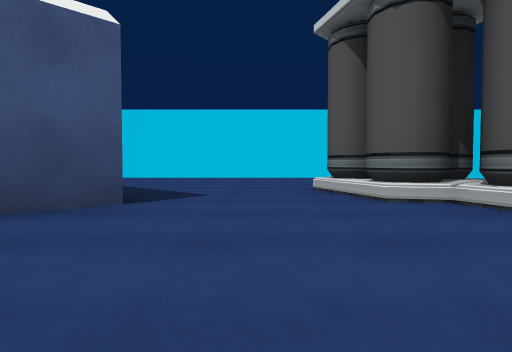
View 1 (above)

22 first-person views from a walk through a scene from a Unity 3-D project. The camera is 0.6 m above the floor, tilts 2° down and sees 75° across. The floor is counted in squares, 2 m on a side. Each view is taken from the middle of a square. On the plan, view 1 faces up. The plan holds only what a view shows up to about 9 squares ahead; the rest is blank.

View 2
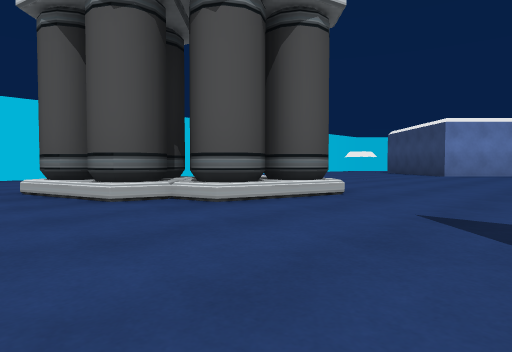

View 3
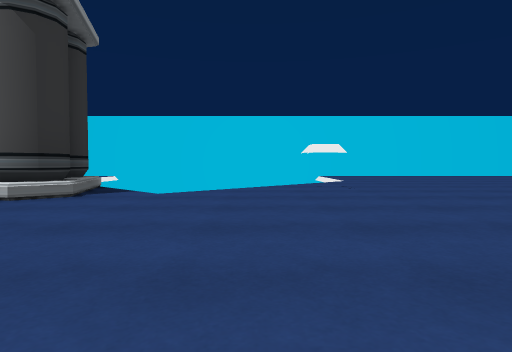

View 4
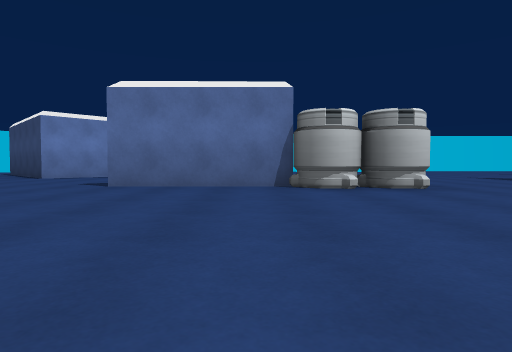

View 5
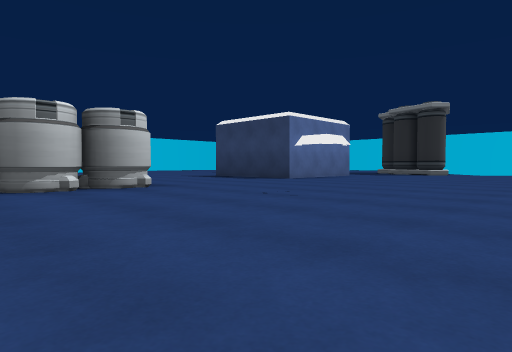

View 6
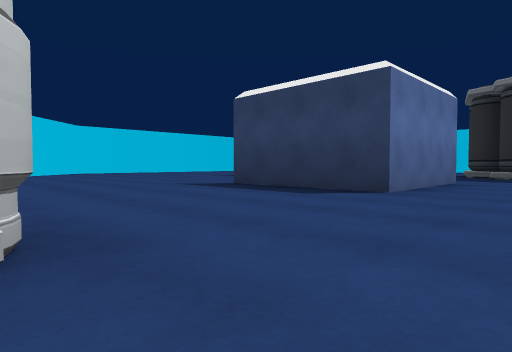

View 7
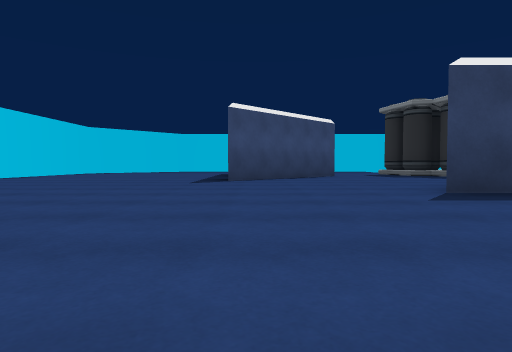

View 8
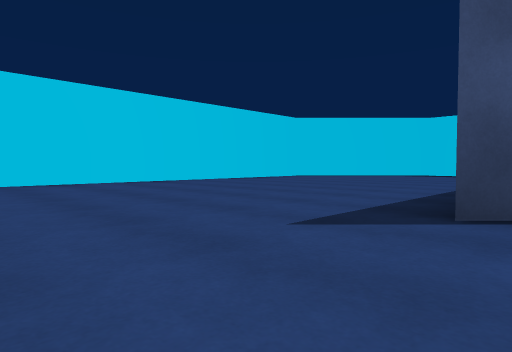

View 9
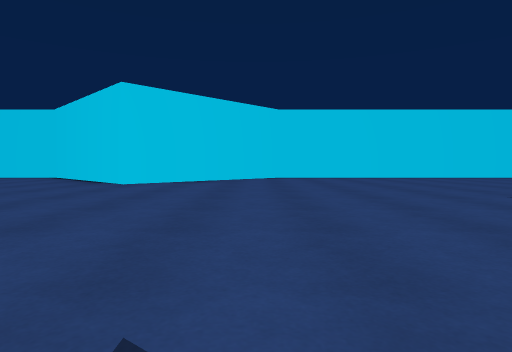

View 10
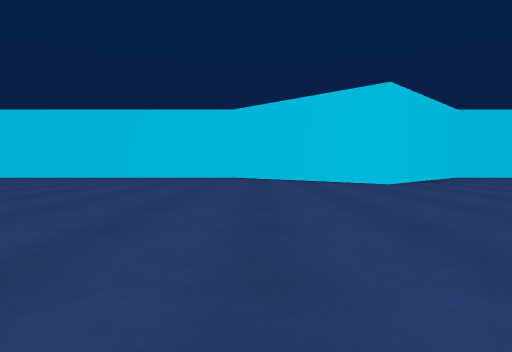

View 11
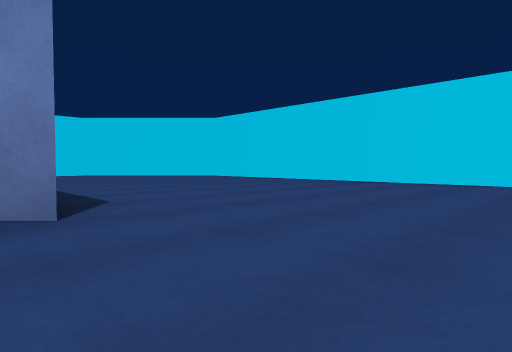

View 12
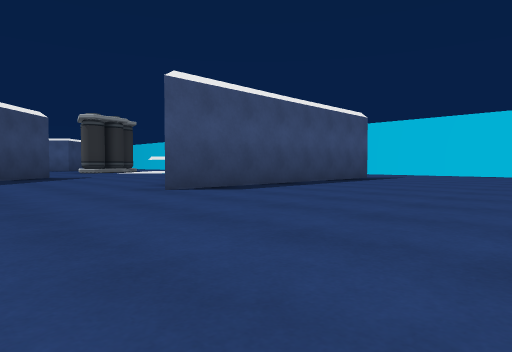

View 13
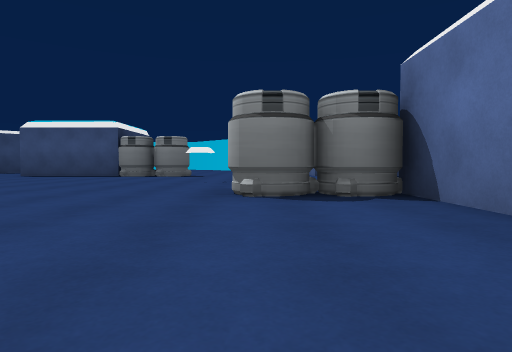

View 14
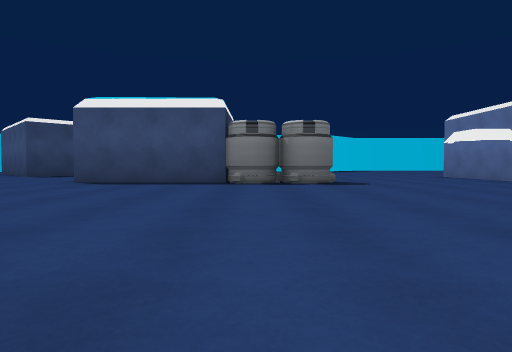

View 15
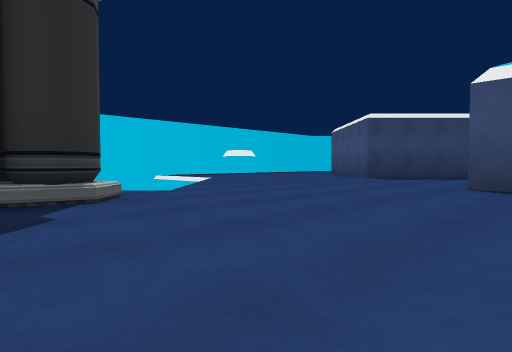

View 16
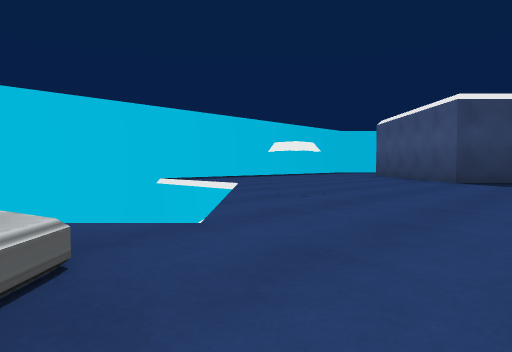

View 17
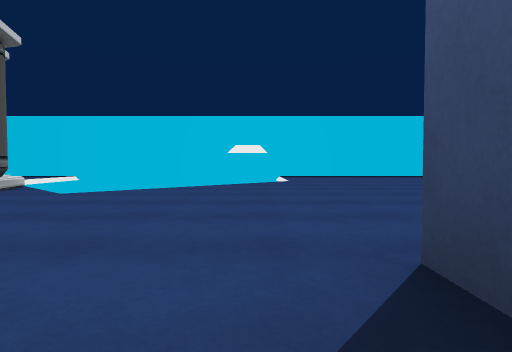

View 18
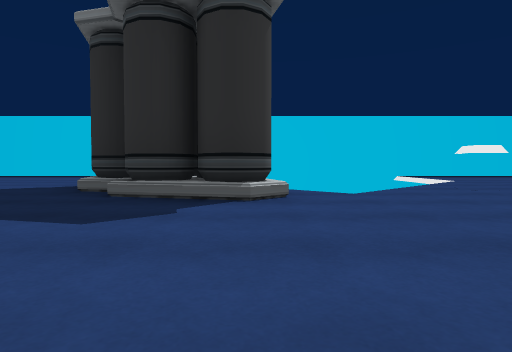

View 19
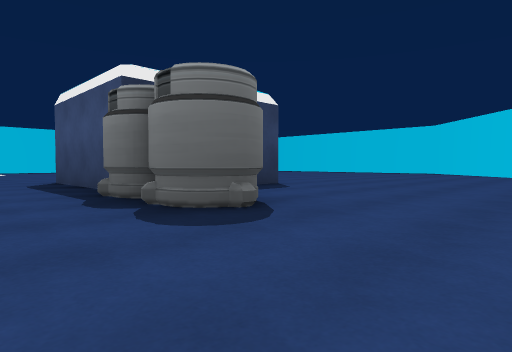

View 20
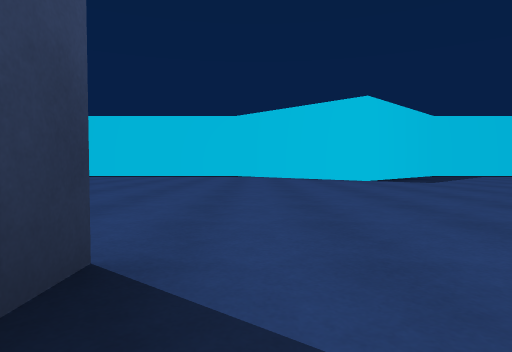

View 21
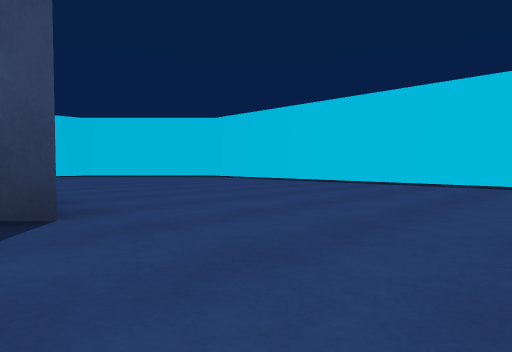

View 22
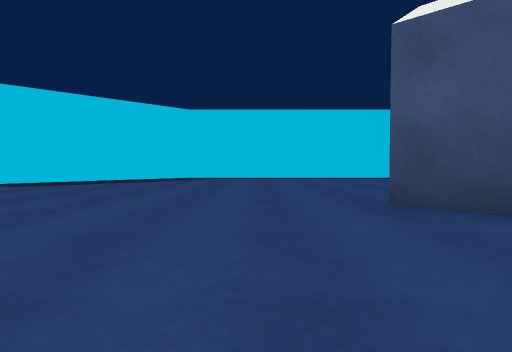

### Floor plan
Points are (right, up) in squares from view 1. A wall is a line through its corners. A room is listed if a view was taken in it or the views show most of it. See-through windows are left out.
Room 1 (views 1, 2, 3, 4, 5, 6, 7, 8, 9, 10, 11, 12, 13, 14, 15, 16, 17, 18, 19, 20, 21, 22)
walls: (1.5, -7.4) (1.5, -10); (1.5, -2.5) (-1, -2.5); (6.5, -10) (6.5, -7.5) (9, -7.5); (-1.1, -7.5) (-0.5, -7.5); (8.1, -2.5) (6.5, -2.5) (6.5, 0) (7.6, -1.1); (9, -12.5) (11.6, -9.9); (-3.6, -9.9) (-1, -12.5) (-3.5, -15); (-2.9, 0.6) (-3.5, 0); (10.2, 1.3) (9, 2.5) (11, 4.5); (-0.9, 2.6) (-1.6, 1.9); (6.5, -17.5) (11.6, -17.5); (-2.3, -17.5) (1.5, -17.5); (11.5, 5.1) (11.5, 0) (11.2, 0.3); (13.2, -17.5) (14, -17.5) (16.5, -15) (16.5, -7.5) (14, -5) (16.5, -2.5) (16.5, 5) (14, 7.5) (-3, 7.5); (-8.5, 2.1) (-8.5, -2.5) (-6, -5) (-8.5, -7.5) (-8.5, -15) (-6, -17.5) (-5.4, -17.5)
objects: barrel (1, -7); barrel (1, -6); other object (1, 2) to (3, 4); other object (5, -14) to (7, -12); barrel (7, -4); barrel (7, -3)

Where each view was taken, in squares from view 1:
view 1: 0 up, 0 right, facing up
view 2: 0 up, 0 right, facing up-right
view 3: 1 down, 5 right, facing up
view 4: 2 down, 2 right, facing right
view 5: 2 down, 2 right, facing down-right
view 6: 4 down, 5 right, facing down-right
view 7: 4 down, 11 right, facing down
view 8: 8 down, 11 right, facing down-right
view 9: 7 down, 9 right, facing right
view 10: 3 down, 9 right, facing right
view 11: 2 down, 11 right, facing up-right
view 12: 2 down, 15 right, facing up-left
view 13: 4 down, 10 right, facing left
view 14: 7 down, 7 right, facing left
view 15: 9 down, 6 right, facing down-left
view 16: 11 down, 5 right, facing down-left
view 17: 9 down, 2 right, facing down
view 18: 9 down, 5 right, facing down
view 19: 4 down, 3 right, facing down-left
view 20: 7 down, 0 right, facing left
view 21: 8 down, 3 left, facing down-left
view 22: 1 down, 1 left, facing left
